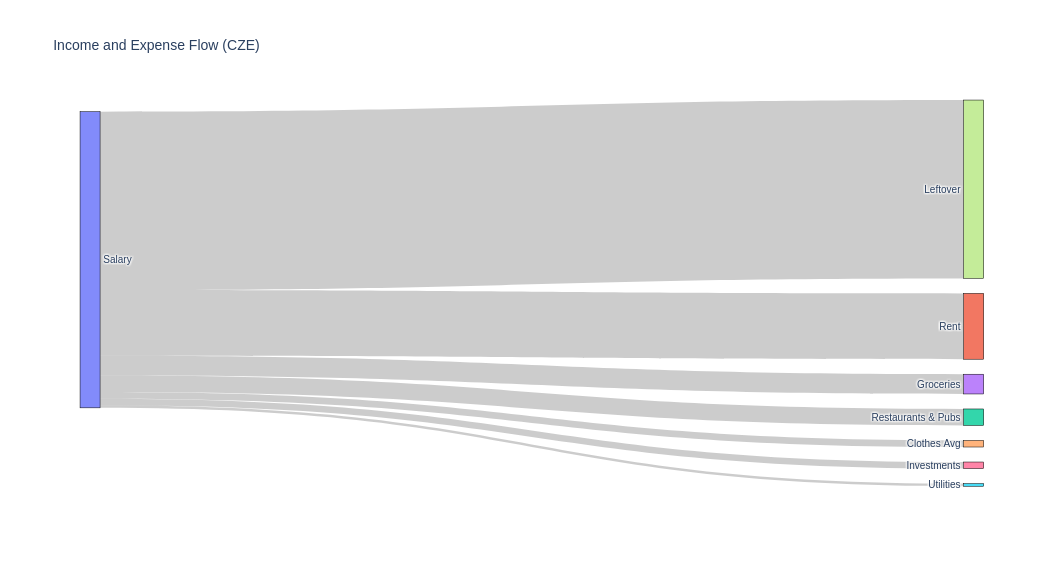

Reproduce this figure in Python.
# sankey.py
import yaml
import plotly.graph_objects as go

def load_config(file_path='config.yaml'):
    with open(file_path, 'r') as file:
        config = yaml.safe_load(file)
    return config

def create_sankey():
    config = load_config('config.yaml')
    
    # Extract currency, income, and expense categories
    currency = config.get('currency', 'USD')
    income = config['income']
    expenses = config['expenses']
    
    # Calculate total income and total expenses
    total_income = sum(income.values())
    total_expenses = sum(expenses.values())
    leftover_cash = total_income - total_expenses
    
    # Create nodes with "Leftover" as the last node
    nodes = list(income.keys()) + list(expenses.keys()) + ["Leftover"]
    sources, targets, values = [], [], []

    # Map income sources to expenses and track leftover per income source
    for i, (income_source, amount) in enumerate(income.items()):
        income_index = i
        for j, (expense_category, expense_amount) in enumerate(expenses.items(), start=len(income)):
            flow_value = min(amount, expense_amount)
            sources.append(income_index)
            targets.append(j)
            values.append(flow_value)
            amount -= flow_value  # Deduct from income for each expense
            if amount <= 0:
                break  # Stop if income source is exhausted

        # If there is any remaining income for this source, map it to "Leftover"
        if amount > 0:
            sources.append(income_index)
            targets.append(len(nodes) - 1)  # "Leftover" node index
            values.append(amount)

    # Remove the final leftover flow addition to avoid double-counting
    # No additional flow to leftover, as it's handled per-income-source

    # Create the Sankey diagram
    fig = go.Figure(go.Sankey(
        node=dict(
            pad=15,
            thickness=20,
            line=dict(color="black", width=0.5),
            label=nodes
        ),
        link=dict(
            source=sources,
            target=targets,
            value=values
        )
    ))

    fig.update_layout(title_text=f"Income and Expense Flow ({currency})", font_size=10)
    fig.show()

if __name__ == "__main__":
    create_sankey()
